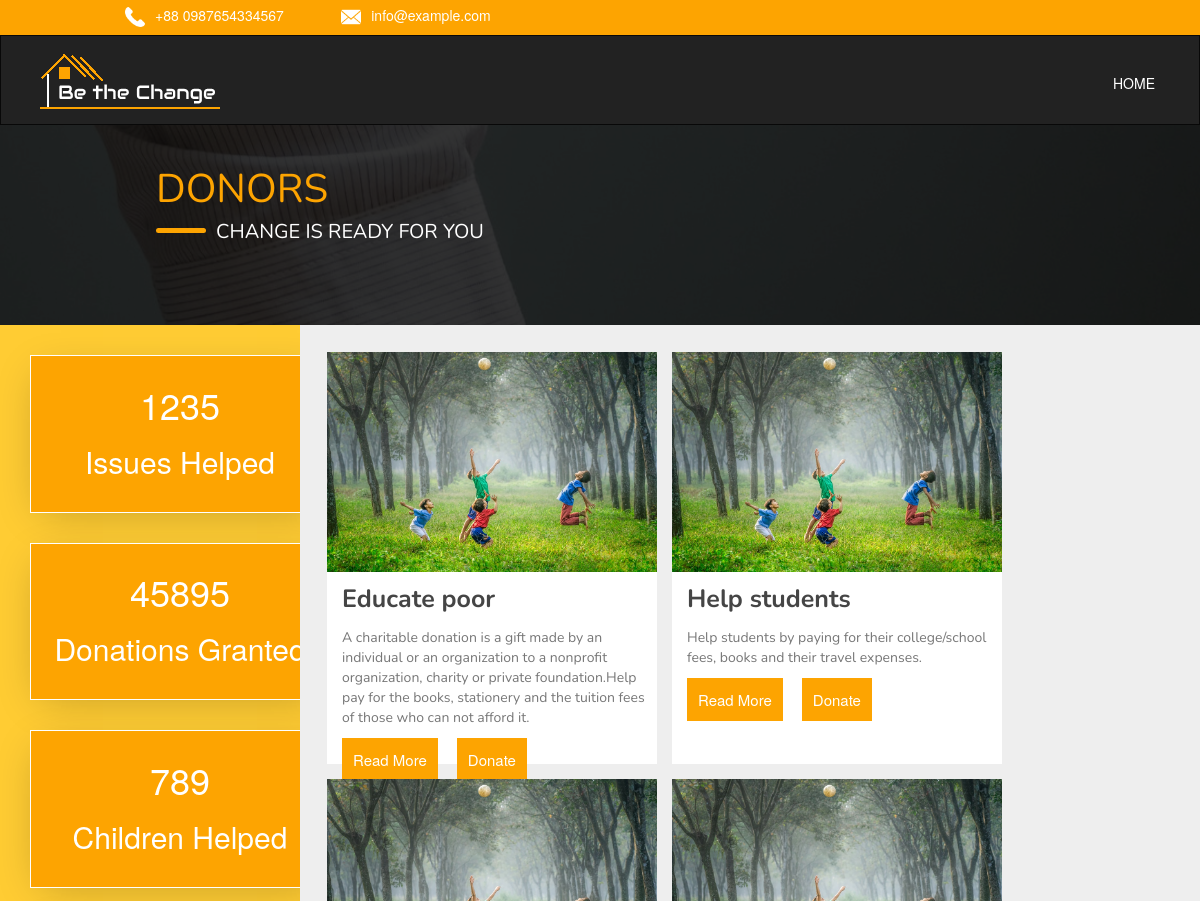
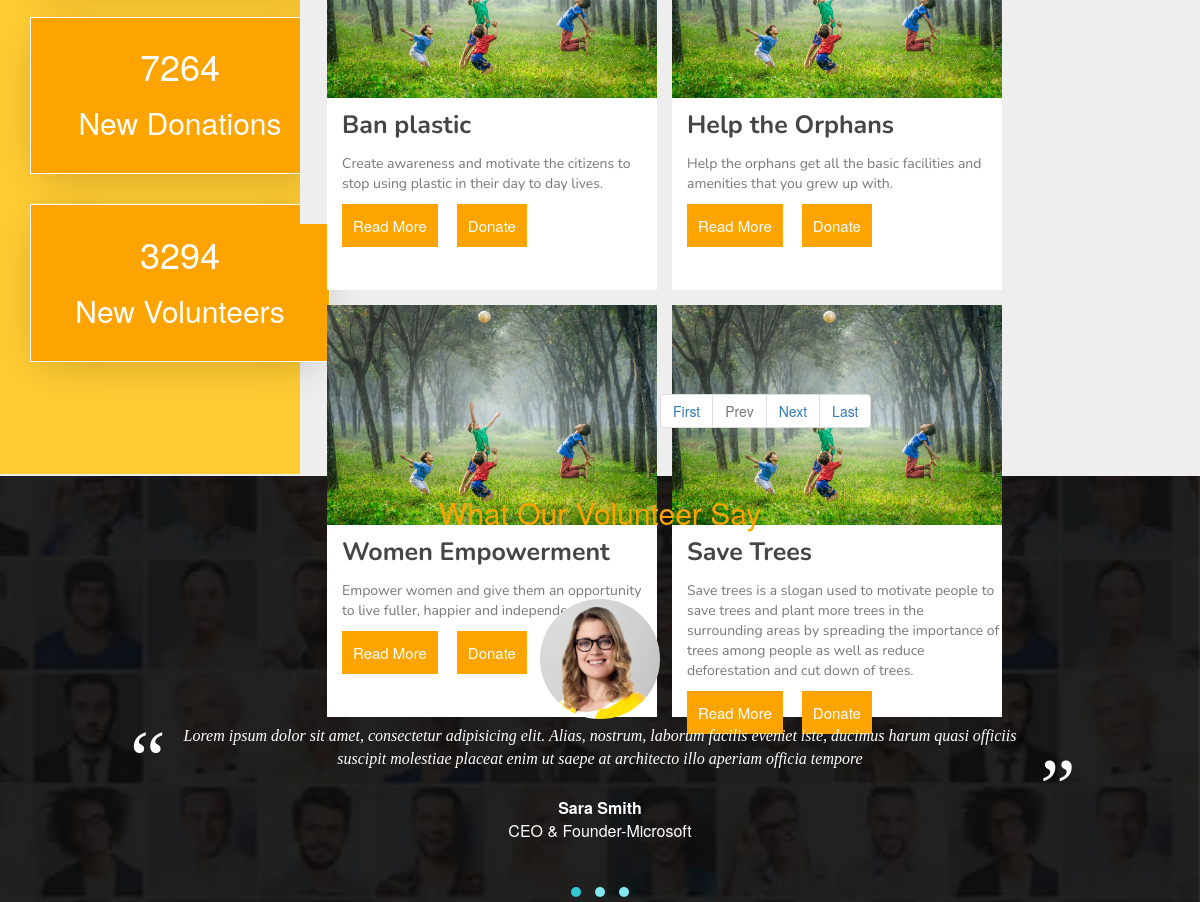
The page /donors.php on the database its author committed (2 pictures, top to bottom).
### tables this page shows
CREATE TABLE `donations` (
  `DNID` int(11) NOT NULL,
  `DAMOUNT` int(11) DEFAULT NULL,
  `COLLECTED_AMT` int(11) NOT NULL,
  `NID` int(11) DEFAULT NULL,
  `D_TITLE` varchar(100) DEFAULT NULL,
  `D_DESCRIPTION` varchar(500) NOT NULL,
  `D_IMAGE` blob NOT NULL,
  `STATUS_D` enum('0','1') NOT NULL DEFAULT '1'
);

### donors.php (the view, shortened to what this page needs)
<?php
        if (isset($_GET['pageno'])) {
            $pageno = $_GET['pageno'];
        } else {
            $pageno = 1;
        }
        $no_of_records_per_page = 6;
        $offset = ($pageno-1) * $no_of_records_per_page;
        global $connection;
        $total_pages_sql = "SELECT COUNT(*) FROM donations";
        $result = mysqli_query($connection,$total_pages_sql);
        $total_rows = mysqli_fetch_array($result)[0];
        $total_pages = ceil($total_rows / $no_of_records_per_page);
        $sql = "SELECT * FROM donations LIMIT $offset, $no_of_records_per_page";
        $res_data = mysqli_query($connection,$sql);
        while($row = mysqli_fetch_array($res_data)){
            $donations[]=$row;
        }
  ?>
<html>
  <head>
    <link rel="stylesheet" href="vendors/bootstrap/css/bootstrap.min.css">
    <link rel="stylesheet" href="vendors/assets/owl.carousel.min.css">
    <link rel="stylesheet" href="vendors/assets/owl.theme.default.css">
    <link rel="stylesheet" href="vendors/OwlCarousel2-2.3.4/dist/assets/owl.theme.blue.css">
    <link rel="stylesheet" href="vendors/bootstrap-toastr/toastr.min.css">
    <link rel="stylesheet" href="css/donors1.css">
  </head>
  <body style="background-color: #eee">
    <div class="header-strip">
      <div class="dot">
        <span class="icon"><img src="img/call-answer%20(1).png" height="20px" width="20px"></span><span class="number">+88 0987654334567</span>
        <span class="icon1"><img src="img/close-envelope.png" height="20px" width="20px"></span><span class="number">info@example.com</span>
      </div>
    </div>
    <nav class="navbar navbar navbar-inverse" style="border-radius: 0px;height:90px;">
      <div class="container">
        <div class="navbar-header margin" style="border-radius: 0px;">
          <a class="navbar-brand" href="index.php"><img src="css/img/mylogo.png" style="margin-top:-70px;"></a>
        </div>
        <div class="collapse navbar-collapse navbar-ex1-collapse">
          <ul class="nav navbar-nav navbar-right change">
            <li class="big"><a href="#" style="color:white;">HOME</a></li>
          </ul>
        </div>
      </div>
    </nav>
    <div class="img-overlay">
      <div class="cover bg-parallax">
        <div class="overlay"></div>
        <div class="containers">
          <div class="something">
            <div class="heading">
              <span class="blog-text">DONORS</span>
            </div>
            <div class="same-section">
              <span class="add"></span><span class="text">CHANGE IS READY FOR YOU</span>
            </div>
          </div>
        </div>
      </div>
    </div>
    <div class="new-section">
      <div class="sidebar-container pull-left">
        <div class="box">
          <div class="content">
            <h1 class="text-center">1235</h1>
            <h2 class="text-center">Issues Helped</h2>
          </div>
        </div>
        <div class="box">
          <div class="content">
            <h1 class="text-center">45895</h1>
            <h2 class="text-center">Donations Granted</h2>
          </div>
        </div>
        <div class="box">
          <div class="content">
            <h1 class="text-center">789</h1>
            <h2 class="text-center">Children Helped</h2>
          </div>
        </div>
        <div class="box">
          <div class="content">
            <h1 class="text-center">7264</h1>
            <h2 class="text-center">New Donations</h2>
          </div>
        </div>
        <div class="box">
          <div class="content">
            <h1 class="text-center">3294</h1>
            <h2 class="text-center">New Volunteers</h2>
          </div>
        </div>
      </div>
      <div class="right-container pull-left">
        <div class="right-wala">
          <?php
            foreach($donations as $value)
            {
            ?>
          <div class="first1">
            <img src="css/img/pic5.jpg" height="220px" width="330px">
            <div class="bottom-container">
              <p class="bold1"><?php print_r($value[4]) ?></p>
              <p class="bold2"><?php print_r($value[5]) ?></p>
              <form action="javascript:void(0);">
                <div class="form-group">
                  <span><button type="button" class="btn read-more open-AddDialog" data-toggle="modal" data-target="#readModal" type="submit">Read More</button></span>
                  <button type="button" class="btn read-more mores" data-toggle="modal" data-target="#myModal<?php  echo ($value[0]) ?>" >Donate</button>
                </div>
              </form>
                      <h4 class="modal-title"><?php print_r($value[4]) ?></h4>
            </div>
          </div>
          <?php
            }
            ?>
      </div>
    </div>
        </div>
        <ul class="pagination" style="text-align: center;padding-left: 30%;" >
          <li><a href="?pageno=1">First</a></li>
          <li class="<?php if($pageno <= 1){ echo 'disabled'; } ?>">
            <a href="<?php if($pageno <= 1){ echo '#'; } else { echo "?pageno=".($pageno - 1); } ?>">Prev</a>
          </li>
          <li class="<?php if($pageno >= $total_pages){ echo 'disabled'; } ?>">
            <a href="<?php if($pageno >= $total_pages){ echo '#'; } else { echo "?pageno=".($pageno + 1); } ?>">Next</a>
          </li>
          <li><a href="?pageno=<?php echo $total_pages; ?>">Last</a></li>
        </ul>
    <section id="testimonials" style="margin-top:-18px;">
      <div class="testimonial-cover bg-parallax">
        <div class="content-box">
          <div class="content-title wow animated fadeInDown">
            <h3 class="text-heading text-heading-white">What Our Volunteer Say</h3>
          </div>
          <div class="container">
            <div class="row wow animated fadeInUp" data-wow-duration="1s" data-wow-delay=".3s">
              <div class="col-md-12">
                <div class="customer-testimonials owl-carousel owl-theme">
                  <div class="testimonial">
                    <img src="css/img/client/client-3.jpg" class="img-responsive img-circle">
                    <blockquote>
                      <p>Lorem ipsum dolor sit amet, consectetur adipisicing elit. Alias, nostrum, laborum facilis eveniet iste, ducimus harum quasi officiis suscipit molestiae placeat enim ut saepe at architecto illo aperiam officia tempore</p>
                    </blockquote>
                    <div class="testimonial-author">
                      <p>
                        <strong>Sara Smith</strong>
                        <span>CEO &amp; Founder-Microsoft</span>
                      </p>
                    </div>
                  </div>
                </div>
              </div>
            </div>
          </div>
        </div>
      </div>
    </section>
  </body>
</html>

### css/donors1.css (style rules this page uses)
body { margin:0px; padding:0px; }
.containers { margin-left:13%; }
.header-strip { background-color: #fda401; width:100%; height:35px; }
.dot { padding:5px; margin-left:10%; color: white; }
.number { margin-left:10px; margin-bottom:-20px; }
.icon1 { margin-left:5%; }
.change { margin-top:2%; }
.cover { margin-top:-20px; background-image: url("img/rawpixel-587848-unsplash.jpg"); width:100%; height:200px; box-shadow:inset 1px black; }
.bg-parallax { background-repeat:no-repeat; background-size: cover; background-position: center; background-attachment: fixed; }
.img-overlay { position:relative; }
.overlay { position: absolute; top: 0; left: 0; width: 100%; height:200px; background: rgba(0, 0, 0, 0.8); }
.something { position:absolute; margin-top:3%; }
.blog-text { font-family: nunito; color:#fda401; font-size:40px; }
.same-section { width:1000px; }
.add { border:none; position:absolute; background-color: #fda401; width:50px; height:5px; border-radius: 25px; margin-top:10px; }
.text { font-family: nunito; position: absolute; font-size:20px; color:white; margin-left:60px; }
.row { margin-top:40px; }
.first1 { float:left; margin-right: 15px; margin-bottom: 15px; }
.bottom-container { background:white; width:330px; height:192px; }
.bold1 { padding-top:10px; color:#454545; font-size:25px; font-weight: bold; font-family: nunito; margin-left:15px; }
.bold2 { color:#777; font-family: nunito; margin-left: 15px; }
.read-more { color:white; background: #fda401; border-radius: 0px; padding:10px; margin-left:15px; font-size:15px; }
.new-section { background:#eee; width:100%; height:950px; }
.pull-left { float:left; }
.sidebar-container { background: #fc3; width:25%; height:1050px; }
.right-container { background:#eee; width:75%; height:800px; }
.right-wala { margin-left:3%; margin-top:3%; }
.box { border: 0.5px solid white; margin-top:10%; margin-bottom:10%; margin-left:10%; background:#fda401; width:300px; height:15%; box-shadow: -1px 9px 40px -12px rgba(0,0,0,0.25); cursor:pointer; transition: transform .2s; }
.content { padding: 3%; color:white; }
.testimonial-cover { background-image: url("img/bg-testimonials.jpg"); }
.testimonial { margin-bottom: 30px; }
.testimonial img { max-width: 120px; margin: 0 auto; }
.testimonial blockquote { border: 0; color:#fff; text-align: center; padding: 6px 150px; font-family: Georgia,Times,serif; font-style:italic; font-size: 16px; position: relative; }
.testimonial blockquote:before, .testimonial blockquote:after { font-size: 80px; position: absolute; font-style: normal; line-height: 1; width:30px; height:30px; }
.testimonial blockquote:before { content:"\201C"; top:0; left:100; }
.testimonial blockquote:after { content:"\201D"; right:100; bottom:0; }
.testimonial-author { text-align:center; }
.testimonial-author p { color:#fff; font-size:16px; }
.testimonial-author p strong { display:block; }
.text-heading { color:#fda401; text-align:center; padding:20px; font-size:30px; }

### rows shown on the page
donations: value "Educate poor A charitable donation is a gift made by an individual or an organization to a nonprofit organization, charity or private foundation.Help pay for the books, stationery and the tuition fees of those who can not afford it."
donations: value "Help students Help students by paying for their college/school fees, books and their travel expenses."
donations: value "Ban plastic Create awareness and motivate the citizens to stop using plastic in their day to day lives."
donations: value "Help the Orphans Help the orphans get all the basic facilities and amenities that you grew up with."
donations: value "Women Empowerment Empower women and give them an opportunity to live fuller, happier and independent lives."
donations: value "Save Trees Save trees is a slogan used to motivate people to save trees and plant more trees in the surrounding areas by spreading the importance of trees among people as well as reduce deforestation and cut down of trees."
